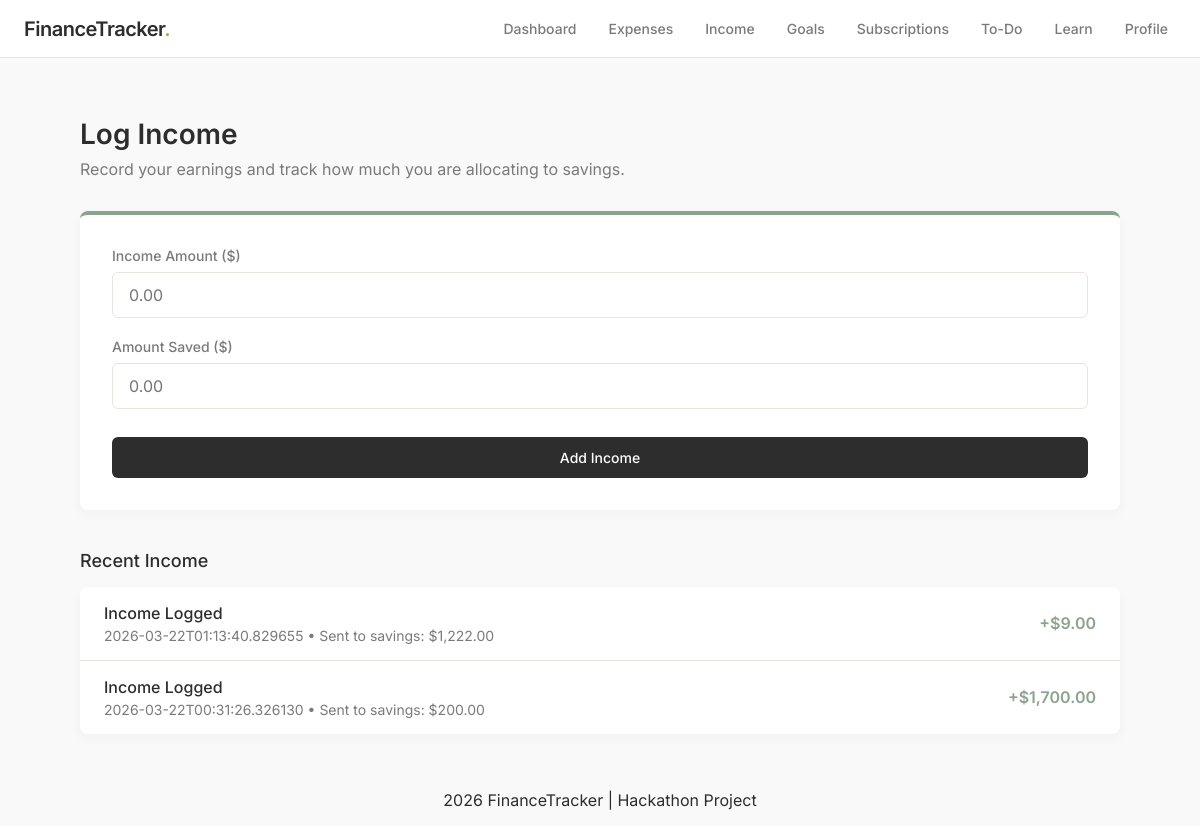
The app's page /income/oleksii, older data.
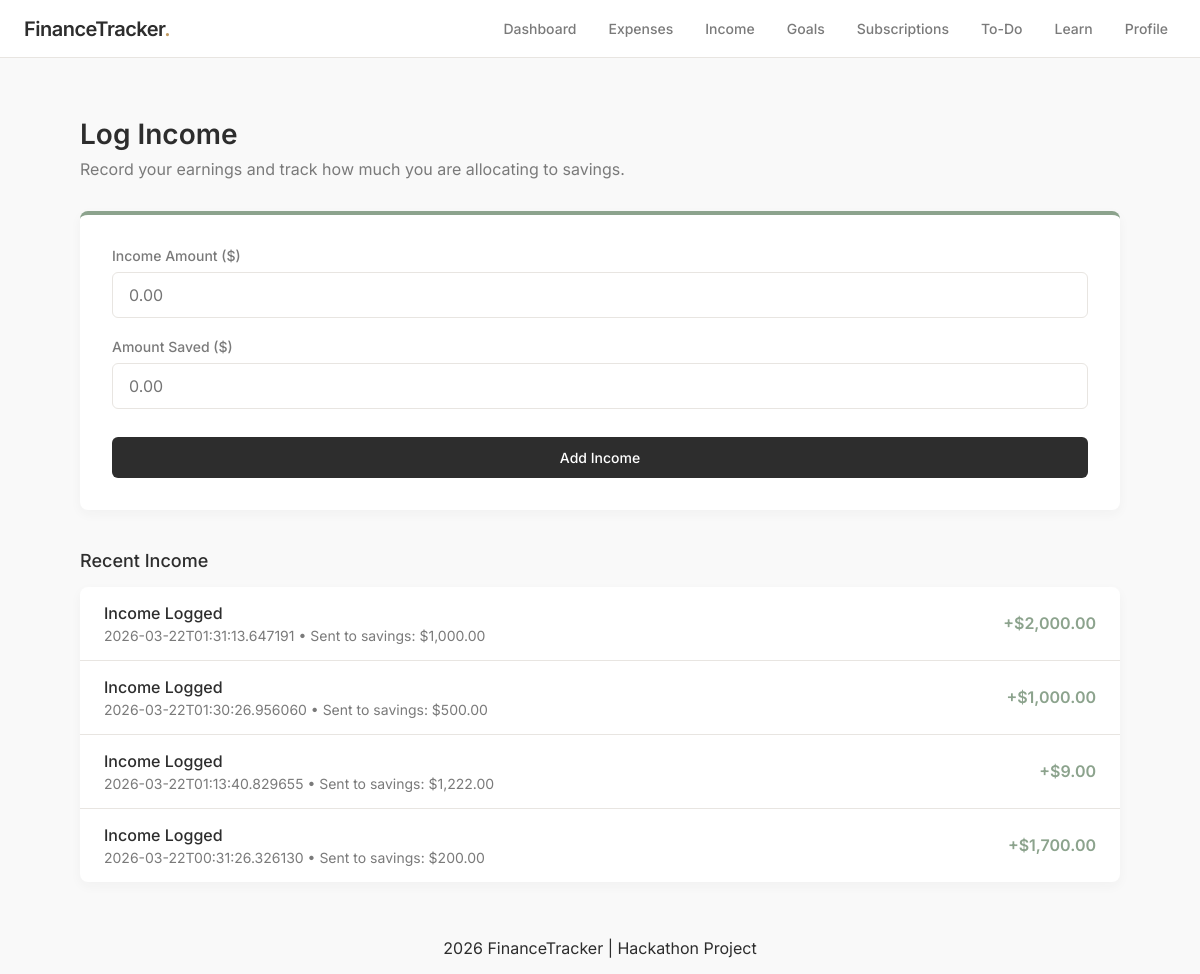
The same page, newer data.
### tables this page shows
CREATE TABLE income (
        id INTEGER PRIMARY KEY AUTOINCREMENT,
        user_id INTEGER,
        amount REAL,
        saved REAL,
        date TEXT
    );

### app.py (the view, shortened to what this page needs)
@app.route("/income/<username>", methods=["GET", "POST"])
def income(username):
    user_id = get_user_id(username)
    if not user_id:
        return redirect(url_for("index"))
    conn = get_db()
    data = conn.execute(
        "SELECT * FROM income WHERE user_id=? ORDER BY date DESC",
        (user_id,)
    ).fetchall()
    conn.close()
    return render_template("income.html", data=data, username=username)

### app.py (called while the page is built)
def get_db():
    conn = sqlite3.connect(DB)
    conn.row_factory = sqlite3.Row
    return conn

def get_user_id(username):
    conn = get_db()
    user = conn.execute(
        "SELECT id FROM users WHERE username=?",
        (username,)
    ).fetchone()
    conn.close()
    return user["id"] if user else None

@app.context_processor
def inject_user():
    username = request.view_args.get("username") if request.view_args else None
    return dict(current_user=username)

### templates/income.html (shortened to what this page needs)
{% extends "layout.html" %}
{% block navbar %}
    {% include "navbar.html" %}
{% endblock %}
{% block content %}
<div class="container">
    <div class="dashboard-header">
        <h1>Log Income</h1>
        <p>Record your earnings and track how much you are allocating to savings.</p>
    </div>
    <div class="form-card" style="border-top-color: #8CA38D;">
        <form method="POST">
            <div class="form-group">
                <label>Income Amount ($)</label>
                <input type="number" step="0.01" name="amount" class="form-control" placeholder="0.00" required>
            </div>
            <div class="form-group">
                <label>Amount Saved ($)</label>
                <input type="number" step="0.01" name="saved" class="form-control" placeholder="0.00" required>
            </div>
            <button type="submit" class="btn-primary" style="width: 100%; margin-top: 8px;">Add Income</button>
        </form>
    </div>
    <h3 class="section-title">Recent Income</h3>
    <div class="transaction-list">
        {% if data %}
            {% for i in data %}
                <div class="transaction-item">
                    <div class="tx-details">
                        <h4>Income Logged</h4>
                        <p>{{ i.date }} • Sent to savings: ${{ "{:,.2f}".format(i.saved|float) }}</p>
                    </div>
                    <div class="tx-amount" style="color: #8CA38D;">
                        +${{ "{:,.2f}".format(i.amount|float) }}
                    </div>
                </div>
            {% endfor %}
        {% else %}
            <div class="empty-state" style="padding: 32px; text-align: center; color: #7A7A7A;">
                No income logged yet. Time to get that bread!
            </div>
        {% endif %}
    </div>
</div>
{% endblock %}

### templates/layout.html (shortened to what this page needs)
<!DOCTYPE html>
<html lang="en">
<head>
    <link rel="stylesheet" href="{{ url_for('static', filename='css/style.css') }}">
</head>
<body>
    {% block navbar %}{% endblock %}
    <main>
        {% block content %}{% endblock %}
    </main>
    {% include "footer.html" %}
</body>
</html>

### templates/navbar.html
<nav class="navbar">
    <div class="nav-left">
        <h2>FinanceTracker</h2>
    </div>
    <div class="nav-right">
        <a href="{{ url_for('dashboard', username=current_user) }}">Dashboard</a>
        <a href="{{ url_for('expenses', username=current_user) }}">Expenses</a>
        <a href="{{ url_for('income', username=current_user) }}">Income</a>
        <a href="{{ url_for('goals', username=current_user) }}">Goals</a>
        <a href="{{ url_for('subscriptions', username=current_user) }}">Subscriptions</a>
        <a href="{{ url_for('todo', username=current_user) }}">To-Do</a>
        <a href="{{ url_for('learn', username=current_user) }}">Learn</a>
        <a href="{{ url_for('profile', username=current_user) }}">Profile</a>
    </div>
</nav>

### templates/footer.html
<footer class="footer">
    <p>2026 FinanceTracker | Hackathon Project</p>
</footer>

### static/css/style.css (style rules this page uses)
body { font-family: 'Inter', -apple-system, BlinkMacSystemFont, "Segoe UI", sans-serif; background-color: #F9F9F9; color: #2D2D2D; margin: 0; -webkit-font-smoothing: antialiased; }
.navbar { display: flex; justify-content: space-between; align-items: center; background-color: #FFFFFF; padding: 16px 24px; border-bottom: 1px solid #E8E5E1; }
.nav-left h2 { font-size: 20px; font-weight: 600; color: #2D2D2D; margin: 0; letter-spacing: -0.5px; }
.nav-left h2::after { content: '.'; color: #C29B62; }
.nav-right { display: flex; gap: 16px; align-items: center; }
.nav-right a { text-decoration: none; color: #7A7A7A; font-size: 14px; font-weight: 500; padding: 4px 8px; border-radius: 4px; transition: all 0.2s ease; }
.container { max-width: 1040px; margin: 0 auto; padding: 40px 24px; }
.dashboard-header { margin-bottom: 32px; }
.dashboard-header h1 { font-size: 28px; color: #2D2D2D; margin-bottom: 8px; font-weight: 600; }
.dashboard-header p { color: #7A7A7A; font-size: 16px; margin-top: 0; }
.section-title { font-size: 18px; color: #2D2D2D; margin-bottom: 16px; margin-top: 40px; font-weight: 500; }
.footer { display: flex; justify-content: center; }
.form-card { background-color: #FFFFFF; padding: 32px; border-radius: 8px; box-shadow: 0 4px 12px rgba(45, 45, 45, 0.04); margin-bottom: 40px; border-top: 4px solid #BA827A; }
.form-group { margin-bottom: 20px; }
.form-group label { display: block; font-size: 14px; color: #7A7A7A; margin-bottom: 8px; font-weight: 500; }
.form-control { width: 100%; padding: 12px 16px; font-size: 16px; color: #2D2D2D; background-color: #FFFFFF; border: 1px solid #E8E5E1; border-radius: 6px; font-family: inherit; box-sizing: border-box; transition: border-color 0.2s ease; }
.transaction-list { background-color: #FFFFFF; border-radius: 8px; box-shadow: 0 4px 12px rgba(45, 45, 45, 0.04); overflow: hidden; }
.transaction-item { display: flex; justify-content: space-between; align-items: center; padding: 16px 24px; border-bottom: 1px solid #E8E5E1; }
.transaction-item:last-child { border-bottom: none; }
.tx-details h4 { margin: 0 0 4px 0; color: #2D2D2D; font-size: 16px; font-weight: 500; }
.tx-details p { margin: 0; color: #7A7A7A; font-size: 14px; }
.tx-amount { color: #2D2D2D; font-weight: 600; font-size: 16px; }
.btn-primary { display: inline-block; background-color: #2D2D2D; color: #FFFFFF; text-align: center; text-decoration: none; padding: 12px 24px; border-radius: 6px; font-weight: 500; font-size: 14px; font-family: inherit; border: none; cursor: pointer; transition: background-color 0.2s ease, transform 0.1s ease; width: 100%; }

Row changes from the older to the newer data that the page shows:
added income: date "2026-03-22T01:31:13.647191", saved "1,000.00", amount "2,000.00"
added income: date "2026-03-22T01:30:26.956060", saved "500.00", amount "1,000.00"
